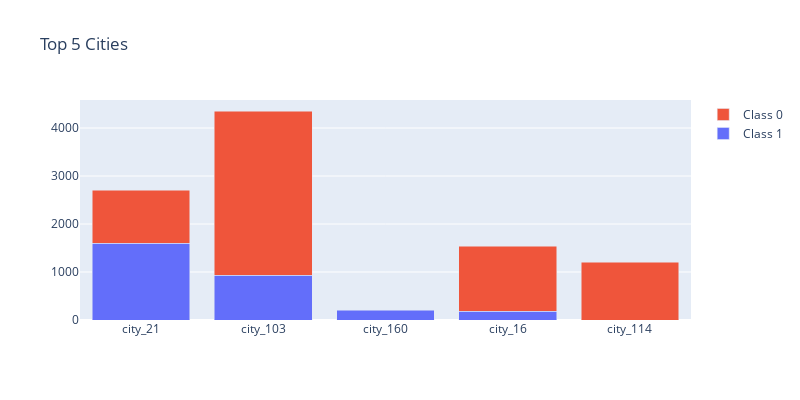

This figure's notebook cell:
### Markdown cell above
From the graph above we can see that in every feature, there is more candidates that are not looking for a job change (`target` 0) than those who are looking for a job change (`target` 1)

### Code cell
# Graphic Objects Plotly (Stacked Bar Chart)
df_target_0 = df[df['target']==0].groupby('city')['enrollee_id'].count().sort_values(ascending=False).reset_index().head(4)
df_target_1 = df[df['target']==1].groupby('city')['enrollee_id'].count().sort_values(ascending=False).reset_index().head(4)

fig=go.Figure()
#create first plot
fig.add_trace(go.Bar(x= df_target_1['city'],
                    y= df_target_1['enrollee_id'],
                    orientation='v',
                    name='Class 1',
                    hoverinfo='all'))

#create second plot
fig.add_trace(go.Bar(x= df_target_0['city'],
                    y= df_target_0['enrollee_id'],
                    orientation='v',
                    name='Class 0',
                    hoverinfo='all'))
fig.update_layout(barmode='stack', width=800, height=400, title='Top 5 Cities')
fig.show()

### Figure 1 — Plotly figure (JSON) as saved in the notebook; plotly's stock layout.template omitted (floating-point values rounded to 4 significant figures)
{"data": [{"hoverinfo": "all", "name": "Class 1", "orientation": "v", "type": "bar", "x": ["city_21", "city_103", "city_160", "city_16"], "y": [1597, 928, 199, 179]}, {"hoverinfo": "all", "name": "Class 0", "orientation": "v", "type": "bar", "x": ["city_103", "city_16", "city_114", "city_21"], "y": [3427, 1354, 1203, 1105]}], "layout": {"barmode": "stack", "height": 400, "title": {"text": "Top 5 Cities"}, "width": 800}}
